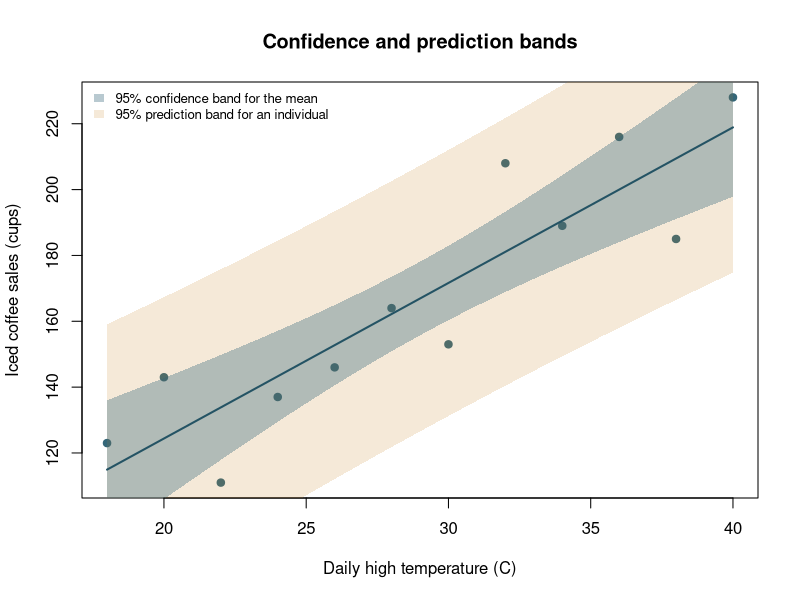
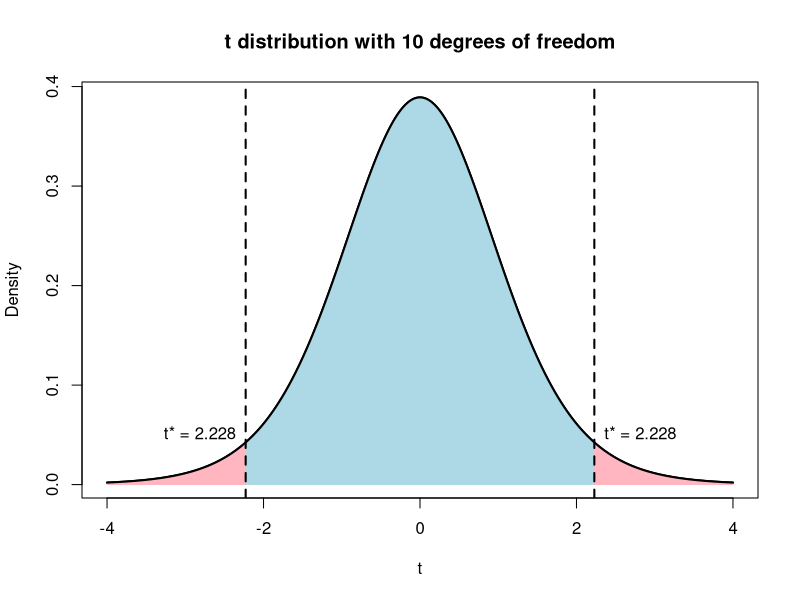
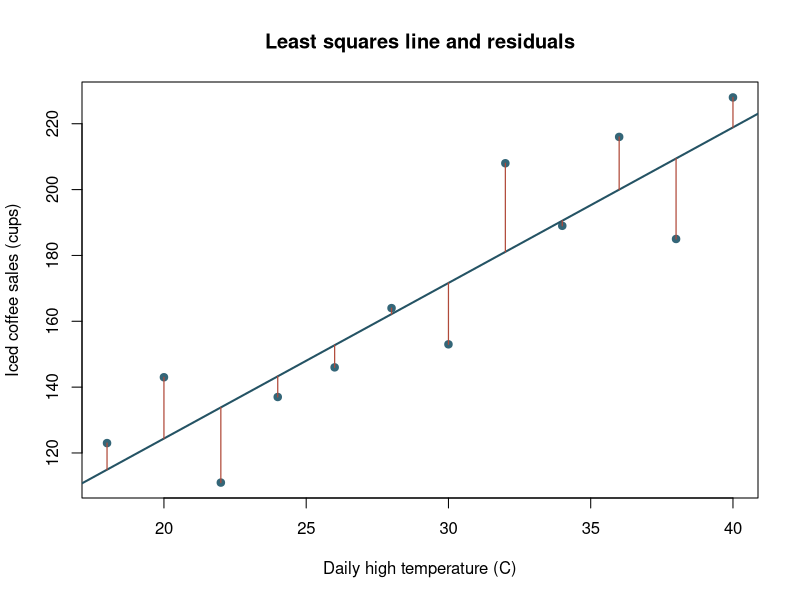
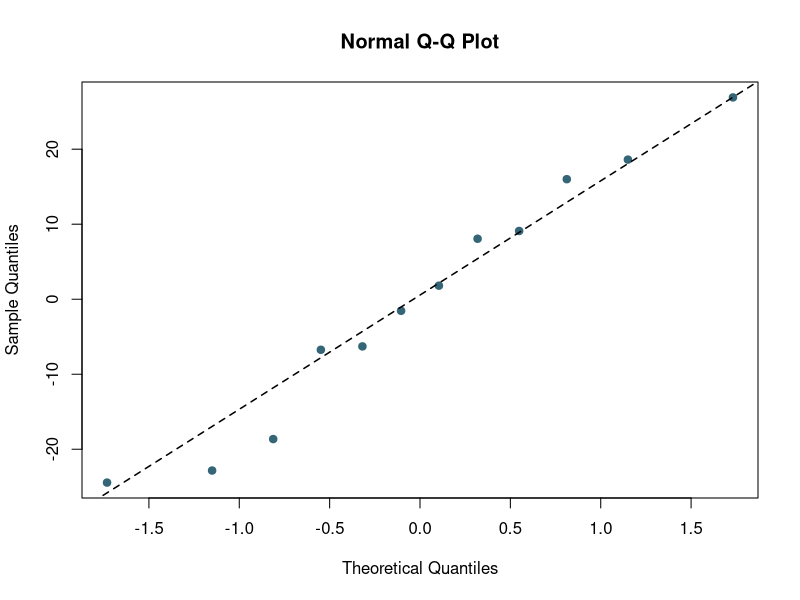
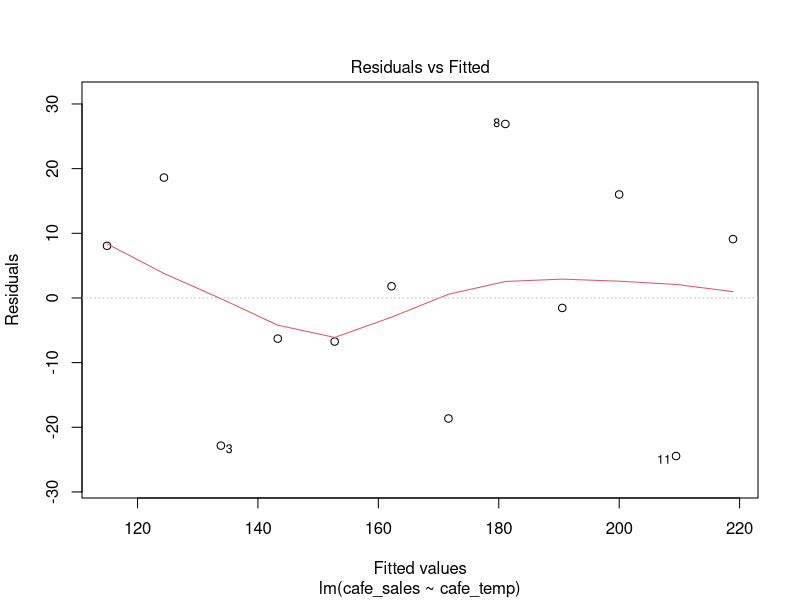
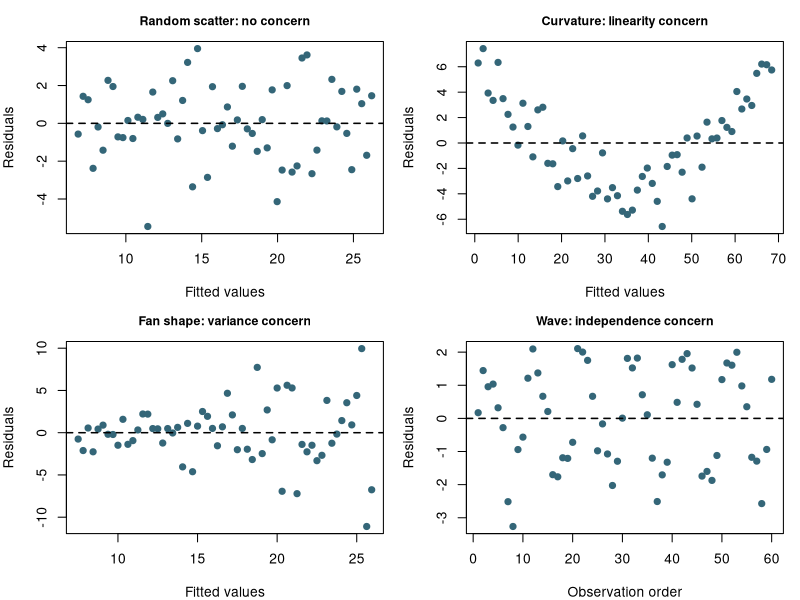
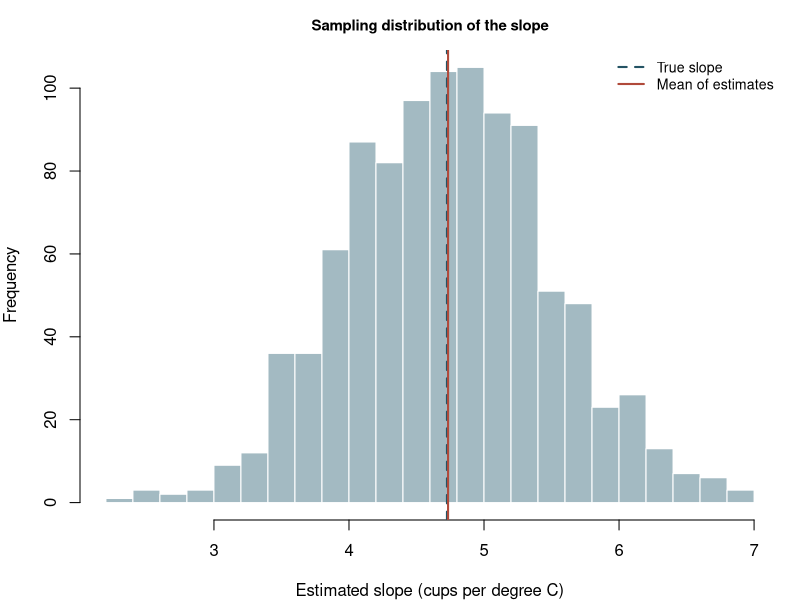
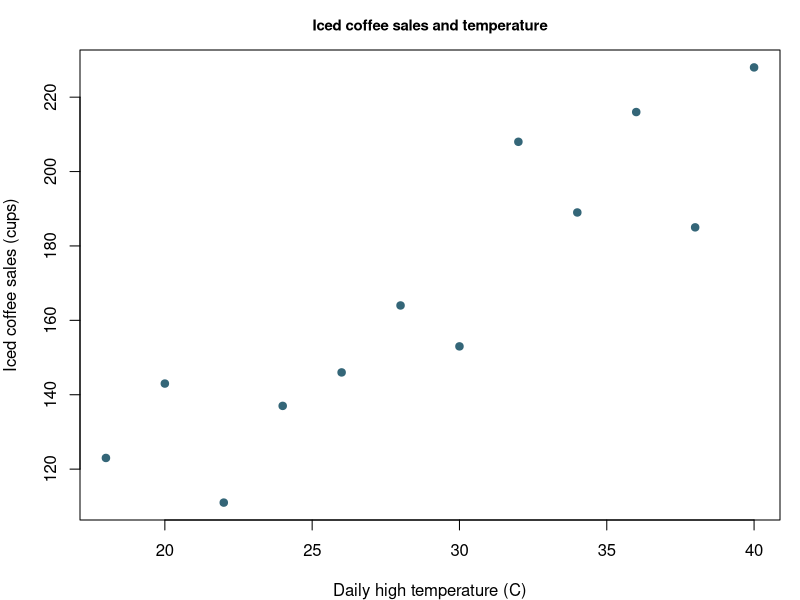

These charts were generated, in order, by the following R code:
## ---- chunk 1
knitr::opts_chunk$set(
  echo = TRUE,
  message = FALSE,
  warning = FALSE,
  comment = "",
  collapse = TRUE,
  fig.align = "center",
  fig.width = 6.5,
  fig.height = 4,
  fig.retina = 2
)
## ---- chunk 2
# A small running example used throughout the glossary.
cafe_temp <- c(18, 20, 22, 24, 26, 28, 30, 32, 34, 36, 38, 40)
cafe_sales <- c(123, 143, 111, 137, 146, 164, 153, 208, 189, 216, 185, 228)
cafe_model <- lm(cafe_sales ~ cafe_temp)
## ---- chunk 3
# Extract R-squared from the fitted model summary.
summary(cafe_model)$r.squared
## ---- chunk 4
# 95% confidence interval for the mean response at 30 degrees.
predict(
  cafe_model,
  newdata = data.frame(cafe_temp = 30),
  interval = "confidence"
)
## ---- chunk 5
# Compute both bands over the observed range of temperatures.
x_grid <- seq(min(cafe_temp), max(cafe_temp), length.out = 200)
ci <- predict(
  cafe_model,
  newdata = data.frame(cafe_temp = x_grid),
  interval = "confidence"
)
pred_band <- predict(
  cafe_model,
  newdata = data.frame(cafe_temp = x_grid),
  interval = "prediction"
)

plot(
  cafe_temp,
  cafe_sales,
  xlab = "Daily high temperature (C)",
  ylab = "Iced coffee sales (cups)",
  main = "Confidence and prediction bands",
  pch = 19,
  col = "#346678"
)

# Draw the wider prediction band first, then the narrower confidence band.
polygon(
  c(x_grid, rev(x_grid)),
  c(pred_band[, "lwr"], rev(pred_band[, "upr"])),
  col = adjustcolor("#c9892b", alpha.f = 0.18),
  border = NA
)
polygon(
  c(x_grid, rev(x_grid)),
  c(ci[, "lwr"], rev(ci[, "upr"])),
  col = adjustcolor("#346678", alpha.f = 0.35),
  border = NA
)
lines(x_grid, ci[, "fit"], col = "#245364", lwd = 2)
legend(
  "topleft",
  legend = c("95% confidence band for the mean", "95% prediction band for an individual"),
  fill = c(
    adjustcolor("#346678", alpha.f = 0.35),
    adjustcolor("#c9892b", alpha.f = 0.18)
  ),
  border = NA,
  bty = "n",
  cex = 0.8
)
## ---- chunk 6
# 95% confidence interval for all model coefficients.
confint(cafe_model)
## ---- chunk 7
# 95% critical value for a t distribution with 10 degrees of freedom.
qt(0.975, df = 10)
## ---- chunk 8
# Compute the cutoff for a 95% interval.
t_star_plot <- qt(0.975, df = 10)
x <- seq(-4, 4, length.out = 1000)
density <- dt(x, df = 10)

plot(
  x,
  density,
  type = "l",
  lwd = 2,
  xlab = "t",
  ylab = "Density",
  main = "t distribution with 10 degrees of freedom"
)

# Shade the lower and upper tails.
lower_x <- seq(min(x), -t_star_plot, length.out = 200)
polygon(
  c(lower_x, rev(lower_x)),
  c(rep(0, length(lower_x)), rev(dt(lower_x, df = 10))),
  col = "lightpink",
  border = NA
)
upper_x <- seq(t_star_plot, max(x), length.out = 200)
polygon(
  c(upper_x, rev(upper_x)),
  c(rep(0, length(upper_x)), rev(dt(upper_x, df = 10))),
  col = "lightpink",
  border = NA
)

# Shade the central 95% region and redraw the density curve.
central_x <- seq(-t_star_plot, t_star_plot, length.out = 300)
polygon(
  c(central_x, rev(central_x)),
  c(rep(0, length(central_x)), rev(dt(central_x, df = 10))),
  col = "lightblue",
  border = NA
)
lines(x, density, lwd = 2)
abline(v = c(-t_star_plot, t_star_plot), lty = 2, lwd = 2)
text(-t_star_plot, 0.05, labels = "t* = 2.228", pos = 2)
text(t_star_plot, 0.05, labels = "t* = 2.228", pos = 4)
## ---- chunk 9
# Degrees of freedom for a simple linear regression slope interval.
n <- 12
c(n = n, df = n - 2)
## ---- chunk 10
# Fitted value for the first observation.
fitted(cafe_model)[1]
## ---- chunk 11
# Estimated intercept.
coef(cafe_model)[1]
## ---- chunk 12
# Plot the data, the fitted line, and the vertical residuals.
plot(
  cafe_temp,
  cafe_sales,
  xlab = "Daily high temperature (C)",
  ylab = "Iced coffee sales (cups)",
  main = "Least squares line and residuals",
  pch = 19,
  col = "#346678"
)
abline(cafe_model, col = "#245364", lwd = 2)
segments(
  cafe_temp,
  fitted(cafe_model),
  cafe_temp,
  cafe_sales,
  col = "#b04a3a",
  lwd = 1.2
)
## ---- chunk 13
# Least squares estimates.
coef(cafe_model)
## ---- chunk 14
# Normal Q-Q plot with a reference line.
qqnorm(resid(cafe_model), pch = 19, col = "#346678")
qqline(resid(cafe_model), lty = 2, lwd = 1.5)
## ---- chunk 15
# 95% prediction interval for one future day at 30 degrees.
predict(
  cafe_model,
  newdata = data.frame(cafe_temp = 30),
  interval = "prediction"
)
## ---- chunk 16
# Residual for the first observation.
resid(cafe_model)[1]
## ---- chunk 17
# Residuals versus fitted values.
plot(cafe_model, which = 1)
## ---- chunk 18
set.seed(3906)
par(mfrow = c(2, 2), mar = c(4, 4, 2.5, 1), cex.main = 0.9)
n <- 60
x <- seq(1, 10, length.out = n)

# Random scatter: no obvious pattern.
y_good <- 5 + 2 * x + rnorm(n, 0, 2)
m_good <- lm(y_good ~ x)
plot(
  fitted(m_good),
  resid(m_good),
  xlab = "Fitted values",
  ylab = "Residuals",
  main = "Random scatter: no concern",
  pch = 19,
  col = "#346678"
)
abline(h = 0, lty = 2, lwd = 1.5)

# A curved pattern suggests a linearity concern.
y_curve <- 5 + 2 * x + 0.5 * x^2 + rnorm(n, 0, 1.5)
m_curve <- lm(y_curve ~ x)
plot(
  fitted(m_curve),
  resid(m_curve),
  xlab = "Fitted values",
  ylab = "Residuals",
  main = "Curvature: linearity concern",
  pch = 19,
  col = "#346678"
)
abline(h = 0, lty = 2, lwd = 1.5)

# A fan shape suggests a constant variance concern.
y_fan <- 5 + 2 * x + rnorm(n, 0, 0.3 + 0.5 * x)
m_fan <- lm(y_fan ~ x)
plot(
  fitted(m_fan),
  resid(m_fan),
  xlab = "Fitted values",
  ylab = "Residuals",
  main = "Fan shape: variance concern",
  pch = 19,
  col = "#346678"
)
abline(h = 0, lty = 2, lwd = 1.5)

# A repeating pattern over order suggests an independence concern.
order_index <- 1:n
y_order <- 5 + 0.4 * order_index +
  2 * sin(2 * pi * order_index / 10) +
  rnorm(n, 0, 0.6)
m_order <- lm(y_order ~ order_index)
plot(
  order_index,
  resid(m_order),
  xlab = "Observation order",
  ylab = "Residuals",
  main = "Wave: independence concern",
  pch = 19,
  col = "#346678"
)
abline(h = 0, lty = 2, lwd = 1.5)

par(mfrow = c(1, 1))
## ---- chunk 19
# Simulate many slope estimates from the fitted café model.
set.seed(3905)
sim_slopes <- replicate(1000, {
  sim_y <- coef(cafe_model)[1] + coef(cafe_model)[2] * cafe_temp +
    rnorm(length(cafe_temp), 0, summary(cafe_model)$sigma)
  coef(lm(sim_y ~ cafe_temp))[["cafe_temp"]]
})

# Center and spread of the simulated sampling distribution.
c(center = mean(sim_slopes), se = sd(sim_slopes))
## ---- chunk 20
hist(
  sim_slopes,
  breaks = 30,
  col = adjustcolor("#346678", alpha.f = 0.45),
  border = "white",
  main = "Sampling distribution of the slope",
  xlab = "Estimated slope (cups per degree C)"
)
abline(v = coef(cafe_model)[2], col = "#245364", lwd = 2, lty = 2)
abline(v = mean(sim_slopes), col = "#b04a3a", lwd = 2)
legend(
  "topright",
  legend = c("True slope", "Mean of estimates"),
  col = c("#245364", "#b04a3a"),
  lwd = 2,
  lty = c(2, 1),
  bty = "n",
  cex = 0.85
)
## ---- chunk 21
# Scatterplot of iced coffee sales versus temperature.
plot(
  cafe_temp,
  cafe_sales,
  xlab = "Daily high temperature (C)",
  ylab = "Iced coffee sales (cups)",
  main = "Iced coffee sales and temperature",
  pch = 19,
  col = "#346678"
)
## ---- chunk 22
# 95% confidence interval for the slope.
confint(cafe_model)["cafe_temp", ]
## ---- chunk 23
# Fit a simple linear regression model.
lm(cafe_sales ~ cafe_temp)
## ---- chunk 24
# Estimated slope.
coef(cafe_model)[2]
## ---- chunk 25
# Standard error of the slope.
summary(cafe_model)$coefficients["cafe_temp", "Std. Error"]
